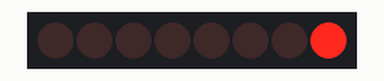
Recording of a sketch running on a simulated Arduino Uno, built with avr-gcc and run on an emulated ATmega328P. Parts: 8 shift-register outputs drawn as a row of LEDs (first output left, lit = HIGH). Wiring (inferred from the names in the program): shift register (74HC595): data pin 14; shift clock pin 13; latch pin 12. Wiring (inferred from the signals the program sends): row of LEDs: on Q0, Q1, Q2, Q3, Q4, Q5, Q6, Q7.

Above: at 0.02 s.
At 0.32 s:
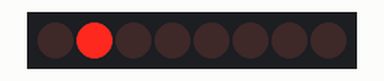
At 0.62 s:
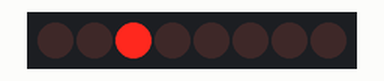
At 1.22 s:
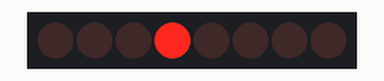
At 1.82 s:
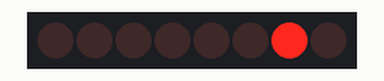
At 2.45 s:
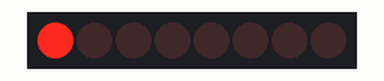
Timing chart, 0 to 3.0 s (numbered marks = the images above):
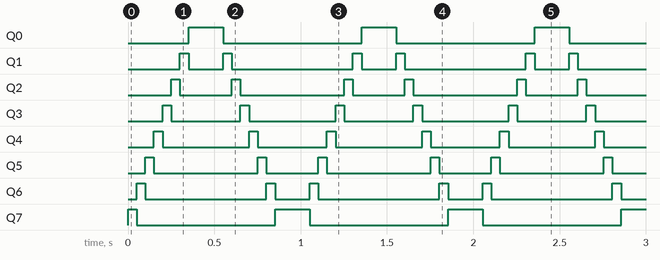

Measured:
- by itself, Q0: alternates HIGH for 0.20 s and LOW for 0.80 s
- by itself, Q1: repeats every 1.0 s: LOW 0.20 s, HIGH 0.05 s, LOW 0.70 s, HIGH 0.05 s
- by itself, Q2: repeats every 1.0 s: LOW 0.30 s, HIGH 0.05 s, LOW 0.60 s, HIGH 0.05 s
- by itself, Q3: alternates HIGH for 0.05 s and LOW for 0.40 s
- by itself, Q4: alternates HIGH for 0.05 s and LOW for 0.50 s
- by itself, Q5: repeats every 1.0 s: LOW 0.60 s, HIGH 0.05 s, LOW 0.30 s, HIGH 0.05 s
- by itself, Q6: repeats every 1.0 s: LOW 0.70 s, HIGH 0.05 s, LOW 0.20 s, HIGH 0.05 s
- by itself, Q7: repeats every 1.0 s: LOW 0.80 s, HIGH 0.20 s

The sketch:

Sketch_13.1_FlowingLight02.ino
```cpp
/**********************************************************************
  Filename    : FlowingLight02
  Description : Use 74HC575 to drive the ledbar to display the flowing light.
  Auther      : www.freenove.com
  Modification: 2022/05/11
**********************************************************************/

int latchPin = 12;          // Pin connected to ST_CP of 74HC595(Pin12)
int clockPin = 13;          // Pin connected to SH_CP of 74HC595(Pin13)
int dataPin = 14;           // Pin connected to DS of 74HC595(Pin14)

void setup() {
  // set pins to output
  pinMode(latchPin, OUTPUT);
  pinMode(clockPin, OUTPUT);
  pinMode(dataPin, OUTPUT);
}

void loop() {
  // Define a one-byte variable to use the 8 bits to represent the state of 8 LEDs of LED bar graph.
  // This variable is assigned to 0x01, that is binary 00000001, which indicates only one LED light on.
  byte x = 0x01;    // 0b 0000 0001
  for (int j = 0; j < 8; j++) { // Let led light up from right to left
    writeTo595(LSBFIRST, x);
    x <<= 1; // make the variable move one bit to left once, then the bright LED move one step to the left once.
    delay(50);
  }
  delay(100);
  x = 0x80;       //0b 1000 0000
  for (int j = 0; j < 8; j++) { // Let led light up from left to right
    writeTo595(LSBFIRST, x);
    x >>= 1;
    delay(50);
  }
  delay(100);
}
void writeTo595(int order, byte _data ) {
  // Output low level to latchPin
  digitalWrite(latchPin, LOW);
  // Send serial data to 74HC595
  shiftOut(dataPin, clockPin, order, _data);
  // Output high level to latchPin, and 74HC595 will update the data to the parallel output port.
  digitalWrite(latchPin, HIGH);
}
```
